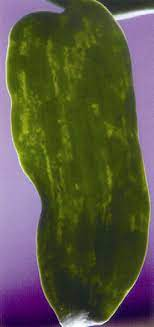
#> input picture ml-api/uploads/images.jpg, 154 x 327 px
$ python init.py uploads/images.jpg
#> lines starting #> are read from the running program, lines starting #| are printed output that depends on the picture; after the words box and inside, x2 and y2 are one past the last pixel; in counts of white or black regions, pixels touching at a corner belong together
"""
Filename: init.py
Usage: This script will measure different objects in the frame using a reference object of known dimension.
The object with known dimension must be the leftmost object.
"""
import sys
from scipy.spatial.distance import euclidean
from imutils import perspective
from imutils import contours
import numpy as np
import imutils
import cv2

def show_images(images):
    for i, img in enumerate(images):
        cv2.imshow("image_" + str(i), img)
    cv2.waitKey(0)
    cv2.destroyAllWindows()

def measure_objects(img_path):
    # Read image and preprocess
#> called with img_path = 'uploads/images.jpg'
    image = cv2.imread(img_path)
#> image is the input picture: shape (327, 154, 3); mean B, G, R 64.7, 86.2, 88.5

    gray = cv2.cvtColor(image, cv2.COLOR_BGR2GRAY)
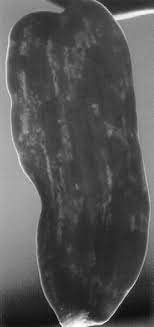
#> gray: shape (327, 154); min 2, max 254, mean 84.4
    blur = cv2.GaussianBlur(gray, (9, 9), 0)
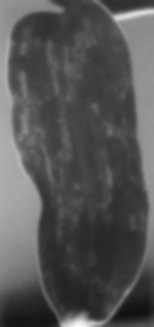
#> blur: shape (327, 154); min 17, max 250, mean 84.4

    edged = cv2.Canny(blur, 50, 100)
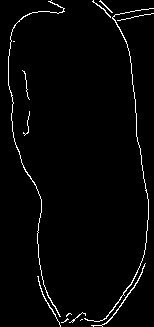
#> edged: shape (327, 154); 2.4% white in thin lines or dots
    edged = cv2.dilate(edged, None, iterations=1)
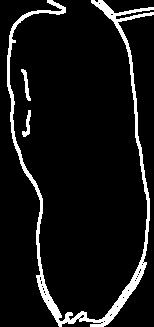
#> edged: shape (327, 154); 7.8% white; 3 white regions, box (x1, y1, x2, y2) and area: (7, 0, 154, 327) 3732, (21, 69, 31, 101) 115, (22, 110, 31, 137) 106
    edged = cv2.erode(edged, None, iterations=1)
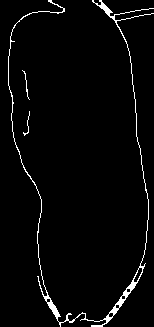
#> edged: shape (327, 154); 2.9% white in thin lines or dots

    # Find contours
    cnts = cv2.findContours(edged.copy(), cv2.RETR_EXTERNAL, cv2.CHAIN_APPROX_SIMPLE)
#> cnts = 3 contours, 2 with area under 20; largest, box (x1, y1, x2, y2) and area: (8, 0, 154, 327) 618
    cnts = imutils.grab_contours(cnts)

    # Sort contours left -> right
    (cnts, _) = contours.sort_contours(cnts)

    # Remove contours not large enough
    cnts = [x for x in cnts if cv2.contourArea(x) > 100]
#> cnts = 1 contour; box (x1, y1, x2, y2) and area: (8, 0, 154, 327) 618

    ref_object = cnts[0]
#> ref_object = contour of 758 points, box (x1, y1, x2, y2) (8, 0, 154, 327), area 618
    box = cv2.minAreaRect(ref_object)
#> box = ((77.38, 162.9), (326.9, 143.9), -88.61)
    box = cv2.boxPoints(box)
#> box = [[145.4, 328.1], [1.48, 324.6], [9.41, -2.22], [153.3, 1.27]]
    box = np.array(box, dtype="int")
#> box = [[145, 328], [1, 324], [9, -2], [153, 1]]
    box = perspective.order_points(box)
#> box = [[9, -2], [153, 1], [145, 328], [1, 324]]
    (tl, tr, br, bl) = box
#> tl = [9, -2]; tr = [153, 1]; br = [145, 328]; bl = [1, 324]
    dist_in_pixel = euclidean(tl, tr)
#> dist_in_pixel = 144
    dist_in_cm = 2
    pixel_per_cm = dist_in_pixel/dist_in_cm
#> pixel_per_cm = 72.02

    # Draw
    for cnt in cnts:
        box = cv2.minAreaRect(cnt)
        box = cv2.boxPoints(box)
        box = np.array(box, dtype="int")
        box = perspective.order_points(box)
        (tl, tr, br, bl) = box
        cv2.drawContours(image, [box.astype("int")], -1, (0, 0, 255), 2)
        mid_pt_horizontal = (tl[0] + int(abs(tr[0] - tl[0])/2), tl[1] + int(abs(tr[1] - tl[1])/2))
        mid_pt_verticle = (tr[0] + int(abs(tr[0] - br[0])/2), tr[1] + int(abs(tr[1] - br[1])/2))
        wid = euclidean(tl, tr)/pixel_per_cm
        ht = euclidean(tr, br)/pixel_per_cm
        cv2.putText(image, "{:.1f}cm".format(wid), (int(mid_pt_horizontal[0] - 15), int(mid_pt_horizontal[1] - 10)),
            cv2.FONT_HERSHEY_SIMPLEX, 0.5, (255, 255, 0), 2)
        cv2.putText(image, "{:.1f}cm".format(ht), (int(mid_pt_verticle[0] + 10), int(mid_pt_verticle[1])),
            cv2.FONT_HERSHEY_SIMPLEX, 0.5, (255, 255, 0), 2)
#> this loop made 1 pass
#> (tl, tr, br, bl, mid_pt_horizontal, mid_pt_verticle, wid, ht) on pass 1: ([9, -2], [153, 1], [145, 328], [1, 324], (81, -1), (157, 164), 2, 4.54)
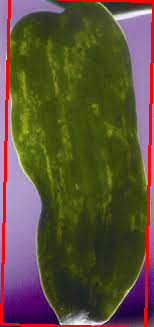
#> image: shape (327, 154, 3); 4.75% of pixels changed, all inside (x1, y1, x2, y2) = (0, 0, 154, 327)

    show_images([image])
#> the loop in show_images, `for i, img in enumerate(images):` made 1 pass

if __name__ == "__main__":
    if len(sys.argv) != 2:
        print("Usage: python init.py <image_path>")
    else:
        image_path = sys.argv[1]
        measure_objects(image_path)
